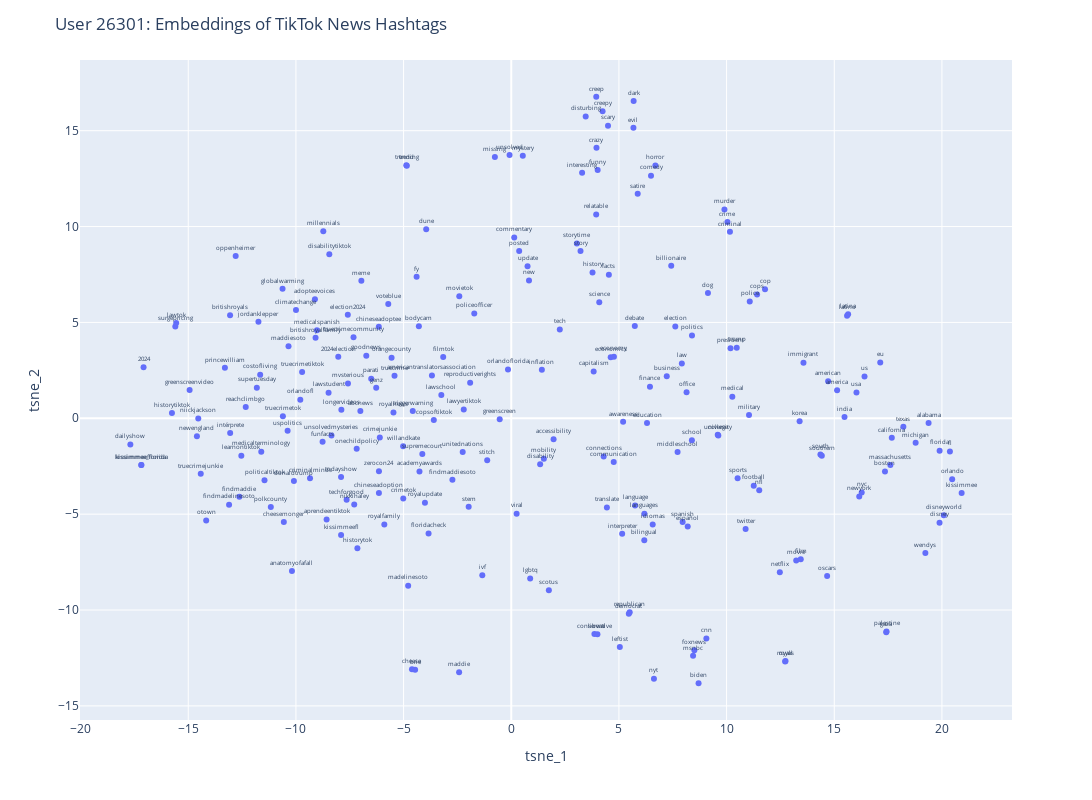

Notebook cell for this chart:
### Markdown cell above
## Analysis 1: Hashtags for all Users

### Code cell
visualize_tsne("26301", "hashtags")

### Figure 1 — Plotly figure (JSON) as saved in the notebook; plotly's stock layout.template omitted (floating-point values rounded to 4 significant figures; data arrays with more than 128 entries replaced by an {"elided": "..."} marker saying what was removed)
{"data": [{"hovertemplate": "tsne_1=%{x}<br>tsne_2=%{y}<br>hashtags=%{text}<extra></extra>", "legendgroup": "", "marker": {"color": "#636efa", "symbol": "circle"}, "mode": "markers+text", "name": "", "orientation": "v", "showlegend": false, "text": {"elided": "222 str values"}, "textfont": {"size": 6}, "textposition": "top center", "type": "scatter", "x": {"elided": "222 float values"}, "xaxis": "x", "y": {"elided": "222 float values"}, "yaxis": "y"}], "layout": {"height": 800, "legend": {"tracegroupgap": 0}, "margin": {"t": 60}, "title": {"text": "User 26301: Embeddings of TikTok News Hashtags"}, "width": 1200, "xaxis": {"anchor": "y", "domain": [0, 1], "title": {"text": "tsne_1"}}, "yaxis": {"anchor": "x", "domain": [0, 1], "title": {"text": "tsne_2"}}}}
